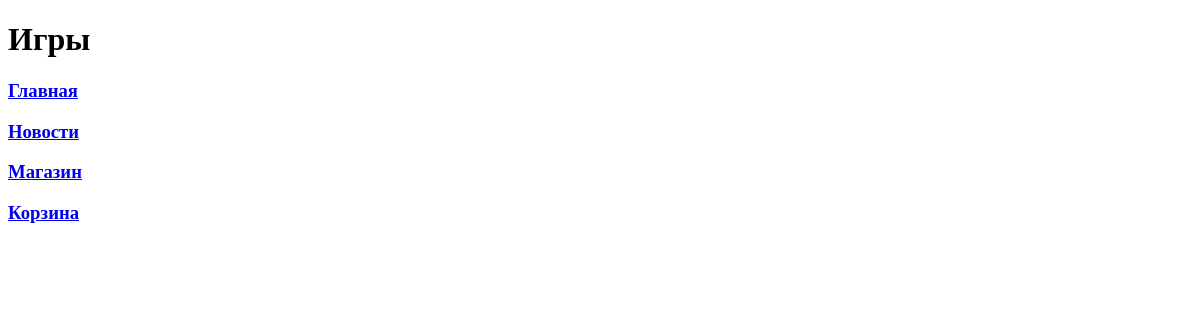
The app's page /platform/shop/, older data.
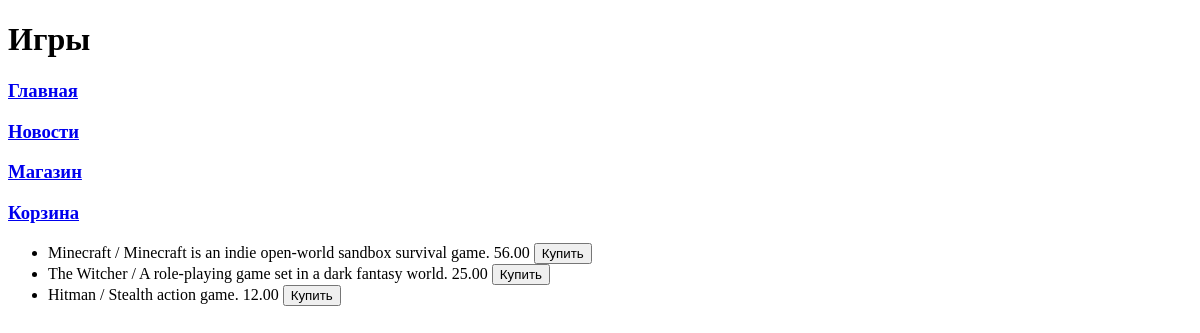
The same page, newer data.
### task1/models.py (models this page shows)
class Game(models.Model):
    title = models.CharField(max_length=100)
    cost = models.DecimalField(decimal_places=2, max_digits=5)
    size = models.DecimalField(decimal_places=2, max_digits=5)
    description = models.TextField()
    age_limited = models.BooleanField(default=False)
    buyer = models.ManyToManyField(Buyer, related_name='games')

### task1/views.py (the view)
# urls.py: path('platform/shop/', shop),
def shop(request):
    title = 'Игры'
    games = [
        'Atomic Heart',
        'Cyberpunk 2077',
        'PayDay 2'
        ]
    games = Game.objects.all()
    context = {
        'title': title,
        'games': games
        }
    return render(request, 'shop.html', context)

### templates/second_task/shop.html
{% extends 'menu.html' %}
{% block pagename %}
<h1>{{ title }}</h1>
{% endblock %}
{% block menu %}
{{ block.super }}
{% endblock %}
{% block content %}
<ul>
    {% for game in games %}
        <li>
            {{ game.title }} / {{ game.description }}. {{ game.cost }} <button>Купить</button>
        </li>
    {% endfor %}
</ul>
{% endblock %}

Row changes from the older to the newer data that the page shows:
added Game: title "Minecraft", description "Minecraft is an indie open-world sandbox survival game", cost "56.00"
added Game: title "The Witcher", description "A role-playing game set in a dark fantasy world", cost "25.00"
added Game: title "Hitman", description "Stealth action game", cost "12.00"
